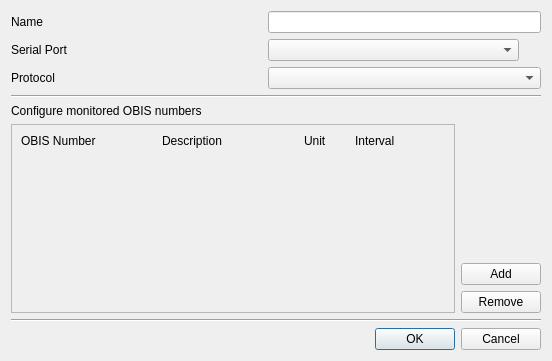
<?xml version="1.0" encoding="UTF-8"?>
<ui version="4.0">
 <class>Ssmr::ConnectionDialog</class>
 <widget class="QDialog" name="Ssmr::ConnectionDialog">
  <property name="geometry">
   <rect>
    <x>0</x>
    <y>0</y>
    <width>552</width>
    <height>361</height>
   </rect>
  </property>
  <property name="minimumSize">
   <size>
    <width>350</width>
    <height>0</height>
   </size>
  </property>
  <property name="windowTitle">
   <string>New Connection</string>
  </property>
  <property name="windowIcon">
   <iconset resource="../ssmr.qrc">
    <normaloff>:/icon.ico</normaloff>:/icon.ico</iconset>
  </property>
  <layout class="QGridLayout" name="gridLayout" rowstretch="0,0,0,0,0,0,0">
   <item row="4" column="0" colspan="3">
    <widget class="QWidget" name="widgetMappings" native="true">
     <layout class="QGridLayout" name="gridLayoutMappingList" rowstretch="0,1,0,0">
      <property name="leftMargin">
       <number>0</number>
      </property>
      <property name="topMargin">
       <number>0</number>
      </property>
      <property name="rightMargin">
       <number>0</number>
      </property>
      <property name="bottomMargin">
       <number>0</number>
      </property>
      <item row="0" column="0">
       <widget class="QLabel" name="label">
        <property name="text">
         <string>Configure monitored OBIS numbers</string>
        </property>
       </widget>
      </item>
      <item row="1" column="1">
       <spacer name="verticalSpacer">
        <property name="orientation">
         <enum>Qt::Vertical</enum>
        </property>
        <property name="sizeHint" stdset="0">
         <size>
          <width>20</width>
          <height>59</height>
         </size>
        </property>
       </spacer>
      </item>
      <item row="2" column="1">
       <widget class="QPushButton" name="btnAdd">
        <property name="text">
         <string>Add</string>
        </property>
        <property name="icon">
         <iconset resource="../ssmr.qrc">
          <normaloff>:/add.png</normaloff>:/add.png</iconset>
        </property>
       </widget>
      </item>
      <item row="3" column="1">
       <widget class="QPushButton" name="btnRemove">
        <property name="text">
         <string>Remove</string>
        </property>
        <property name="icon">
         <iconset resource="../ssmr.qrc">
          <normaloff>:/delete.png</normaloff>:/delete.png</iconset>
        </property>
       </widget>
      </item>
      <item row="1" column="0" rowspan="3">
       <widget class="QFrame" name="frameMappsings">
        <property name="frameShape">
         <enum>QFrame::StyledPanel</enum>
        </property>
        <layout class="QGridLayout" name="gridLayoutFrameMappings" rowstretch="0,0" columnstretch="3,3,1,2">
         <item row="0" column="1">
          <widget class="QLabel" name="labelDescription">
           <property name="text">
            <string>Description</string>
           </property>
          </widget>
         </item>
         <item row="0" column="0">
          <widget class="QLabel" name="labelObisNumber">
           <property name="text">
            <string>OBIS Number</string>
           </property>
          </widget>
         </item>
         <item row="0" column="2">
          <widget class="QLabel" name="labelUnit">
           <property name="text">
            <string>Unit</string>
           </property>
          </widget>
         </item>
         <item row="0" column="3">
          <widget class="QLabel" name="labelInterval">
           <property name="text">
            <string>Interval</string>
           </property>
          </widget>
         </item>
         <item row="1" column="0" colspan="4">
          <widget class="QScrollArea" name="scrollArea">
           <property name="frameShape">
            <enum>QFrame::NoFrame</enum>
           </property>
           <property name="frameShadow">
            <enum>QFrame::Plain</enum>
           </property>
           <property name="widgetResizable">
            <bool>true</bool>
           </property>
           <widget class="QWidget" name="scrollAreaWidgetContents">
            <property name="geometry">
             <rect>
              <x>0</x>
              <y>0</y>
              <width>428</width>
              <height>141</height>
             </rect>
            </property>
            <layout class="QVBoxLayout" name="verticalLayoutMappings">
             <property name="leftMargin">
              <number>0</number>
             </property>
             <property name="topMargin">
              <number>0</number>
             </property>
             <property name="rightMargin">
              <number>0</number>
             </property>
             <property name="bottomMargin">
              <number>0</number>
             </property>
             <item>
              <spacer name="verticalSpacerMappings">
               <property name="orientation">
                <enum>Qt::Vertical</enum>
               </property>
               <property name="sizeHint" stdset="0">
                <size>
                 <width>20</width>
                 <height>146</height>
                </size>
               </property>
              </spacer>
             </item>
            </layout>
           </widget>
          </widget>
         </item>
        </layout>
       </widget>
      </item>
     </layout>
    </widget>
   </item>
   <item row="6" column="0" colspan="3">
    <widget class="QDialogButtonBox" name="buttonBox">
     <property name="orientation">
      <enum>Qt::Horizontal</enum>
     </property>
     <property name="standardButtons">
      <set>QDialogButtonBox::Cancel|QDialogButtonBox::Ok</set>
     </property>
     <property name="centerButtons">
      <bool>false</bool>
     </property>
    </widget>
   </item>
   <item row="1" column="1">
    <widget class="QComboBox" name="comboBoxSerialPorts"/>
   </item>
   <item row="5" column="0" colspan="3">
    <widget class="Line" name="lineBottom">
     <property name="orientation">
      <enum>Qt::Horizontal</enum>
     </property>
    </widget>
   </item>
   <item row="3" column="0" colspan="3">
    <widget class="Line" name="lineTop">
     <property name="orientation">
      <enum>Qt::Horizontal</enum>
     </property>
    </widget>
   </item>
   <item row="2" column="1" colspan="2">
    <widget class="QComboBox" name="comboBoxProtocol"/>
   </item>
   <item row="0" column="1" colspan="2">
    <widget class="QLineEdit" name="edtName"/>
   </item>
   <item row="1" column="0">
    <widget class="QLabel" name="lblSerialPortCaption">
     <property name="text">
      <string>Serial Port</string>
     </property>
    </widget>
   </item>
   <item row="2" column="0">
    <widget class="QLabel" name="lblProtocol">
     <property name="text">
      <string>Protocol</string>
     </property>
    </widget>
   </item>
   <item row="0" column="0">
    <widget class="QLabel" name="lblName">
     <property name="text">
      <string>Name</string>
     </property>
    </widget>
   </item>
   <item row="1" column="2">
    <widget class="QLabel" name="lblSerialPortInfo">
     <property name="minimumSize">
      <size>
       <width>16</width>
       <height>16</height>
      </size>
     </property>
     <property name="maximumSize">
      <size>
       <width>16</width>
       <height>16</height>
      </size>
     </property>
     <property name="text">
      <string/>
     </property>
     <property name="pixmap">
      <pixmap resource="../ssmr.qrc">:/information.png</pixmap>
     </property>
    </widget>
   </item>
  </layout>
 </widget>
 <resources>
  <include location="../ssmr.qrc"/>
 </resources>
 <connections>
  <connection>
   <sender>buttonBox</sender>
   <signal>accepted()</signal>
   <receiver>Ssmr::ConnectionDialog</receiver>
   <slot>accept()</slot>
   <hints>
    <hint type="sourcelabel">
     <x>248</x>
     <y>254</y>
    </hint>
    <hint type="destinationlabel">
     <x>157</x>
     <y>274</y>
    </hint>
   </hints>
  </connection>
  <connection>
   <sender>buttonBox</sender>
   <signal>rejected()</signal>
   <receiver>Ssmr::ConnectionDialog</receiver>
   <slot>reject()</slot>
   <hints>
    <hint type="sourcelabel">
     <x>316</x>
     <y>260</y>
    </hint>
    <hint type="destinationlabel">
     <x>286</x>
     <y>274</y>
    </hint>
   </hints>
  </connection>
 </connections>
</ui>
